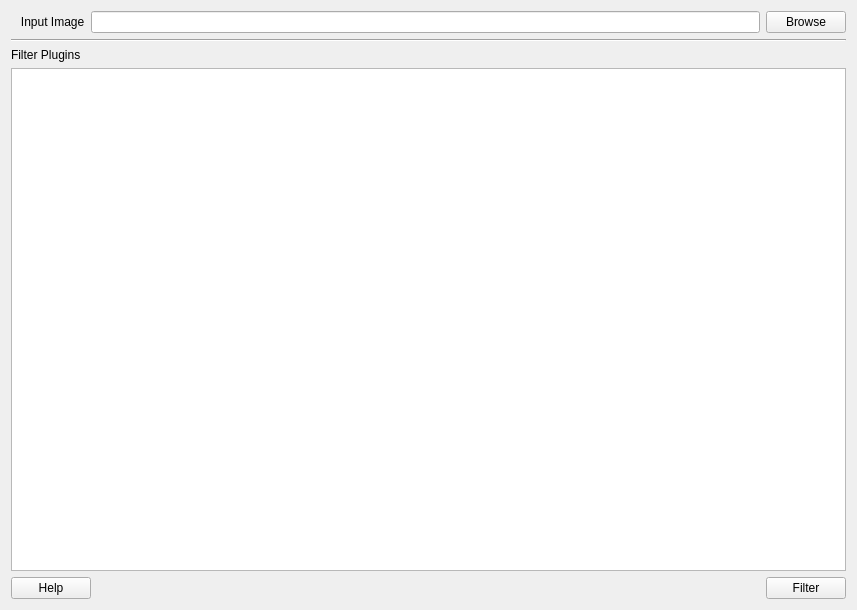
<?xml version="1.0" encoding="UTF-8"?>
<ui version="4.0">
 <class>MainWindow</class>
 <widget class="QMainWindow" name="MainWindow">
  <property name="geometry">
   <rect>
    <x>0</x>
    <y>0</y>
    <width>857</width>
    <height>610</height>
   </rect>
  </property>
  <property name="windowTitle">
   <string>MainWindow</string>
  </property>
  <widget class="QWidget" name="centralWidget">
   <layout class="QVBoxLayout" name="verticalLayout">
    <item>
     <layout class="QHBoxLayout" name="topLayout">
      <item>
       <widget class="QLabel" name="inputImgLabel">
        <property name="text">
         <string>   Input Image</string>
        </property>
       </widget>
      </item>
      <item>
       <widget class="QLineEdit" name="inputImgEdit"/>
      </item>
      <item>
       <widget class="QPushButton" name="inputImgButton">
        <property name="text">
         <string>Browse</string>
        </property>
       </widget>
      </item>
     </layout>
    </item>
    <item>
     <widget class="Line" name="line">
      <property name="orientation">
       <enum>Qt::Horizontal</enum>
      </property>
     </widget>
    </item>
    <item>
     <layout class="QVBoxLayout" name="bottomLayout">
      <item>
       <widget class="QLabel" name="filtersLaybel">
        <property name="text">
         <string>Filter Plugins</string>
        </property>
        <property name="textFormat">
         <enum>Qt::AutoText</enum>
        </property>
       </widget>
      </item>
      <item>
       <widget class="QListWidget" name="filtersList"/>
      </item>
     </layout>
    </item>
    <item>
     <layout class="QHBoxLayout" name="centerLayout">
      <item>
       <widget class="QPushButton" name="helpButton">
        <property name="text">
         <string>Help</string>
        </property>
       </widget>
      </item>
      <item>
       <spacer name="horizontalSpacer">
        <property name="orientation">
         <enum>Qt::Horizontal</enum>
        </property>
        <property name="sizeHint" stdset="0">
         <size>
          <width>40</width>
          <height>20</height>
         </size>
        </property>
       </spacer>
      </item>
      <item>
       <widget class="QPushButton" name="filterButton">
        <property name="text">
         <string>Filter</string>
        </property>
       </widget>
      </item>
     </layout>
    </item>
   </layout>
  </widget>
 </widget>
 <layoutdefault spacing="6" margin="11"/>
 <resources/>
 <connections/>
</ui>
